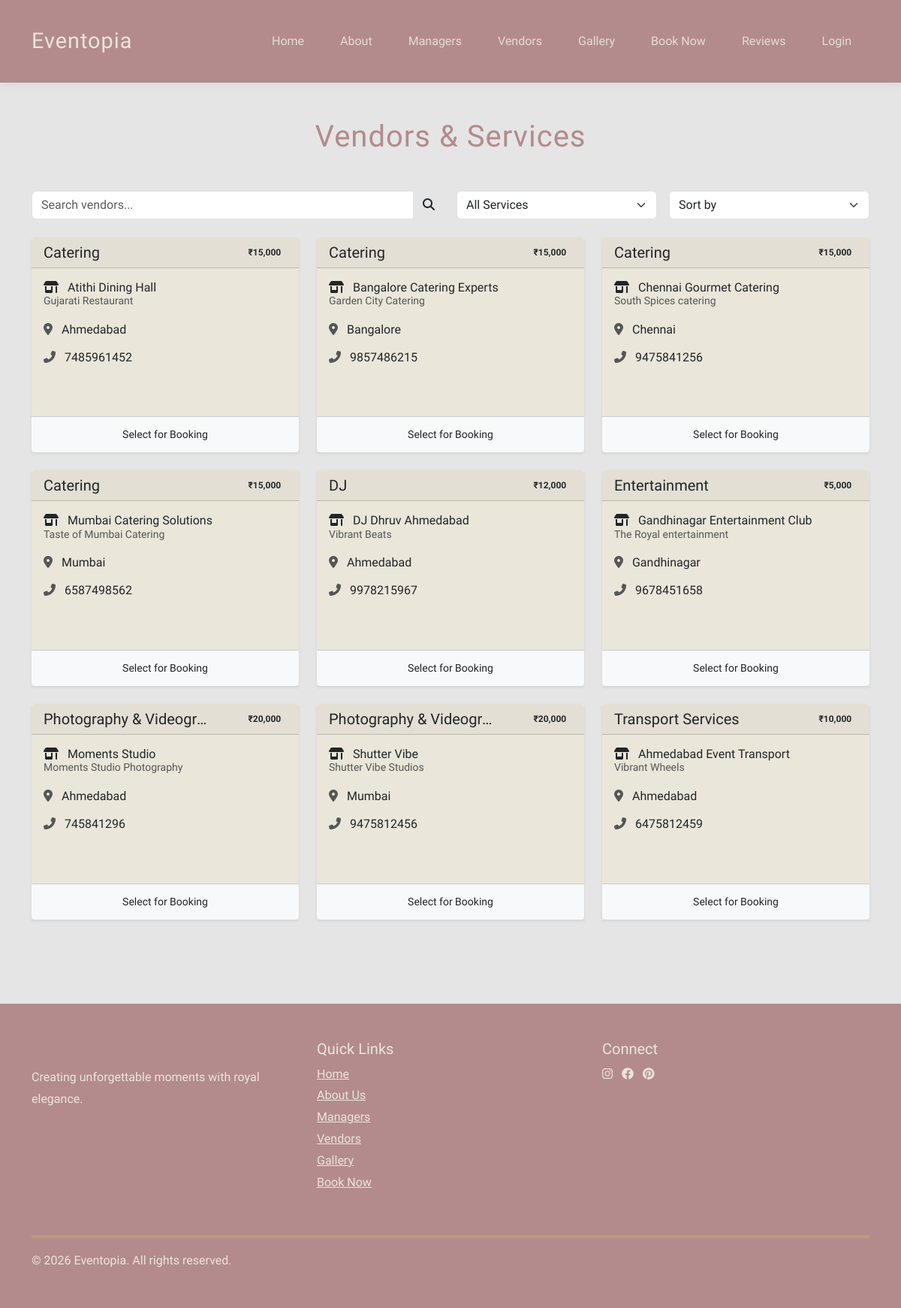
The app's page /event-management/pages/vendor-service.php with its own data.
### tables this page shows
CREATE TABLE `vendorservicedetails` (
  `vs_id` int(5) NOT NULL,
  `vendor_id` int(5) NOT NULL,
  `service_id` int(5) NOT NULL
);

CREATE TABLE `service` (
  `service_id` int(5) NOT NULL,
  `service_name` varchar(30) NOT NULL,
  `amount` int(5) NOT NULL
);

CREATE TABLE `vendor` (
  `vendor_id` int(5) NOT NULL,
  `email` varchar(50) NOT NULL,
  `password` varchar(15) NOT NULL,
  `name` varchar(50) NOT NULL,
  `shop_name` varchar(30) NOT NULL,
  `shop_address` varchar(30) NOT NULL,
  `shop_contact_number` varchar(15) NOT NULL,
  `city_id` int(5) NOT NULL,
  `service_id` int(5) DEFAULT NULL
);

CREATE TABLE `citymaster` (
  `city_id` int(5) NOT NULL,
  `city_name` varchar(30) NOT NULL,
  `state_id` int(5) NOT NULL
);

### event-management/pages/vendor-service.php (the view, shortened to what this page needs)
<?php
require '../includes/config.php';
include '../includes/header.php';
try {
    $vendor_services = $conn->query("
        SELECT
            vs.vs_id,
            v.vendor_id,
            v.name AS vendor_name,
            v.shop_name,
            v.shop_contact_number,
            s.service_id,
            s.service_name,
            s.amount,
            c.city_name
        FROM vendorservicedetails vs
        JOIN vendor v ON vs.vendor_id = v.vendor_id
        JOIN service s ON vs.service_id = s.service_id
        JOIN citymaster c ON v.city_id = c.city_id
        ORDER BY s.service_name, v.name
    ");
} catch (Exception $e) {
    die("Database error: " . $e->getMessage());
}
?>
<div class="container py-5">
    <h1 class="text-center mb-5">Vendors & Services</h1>
    <div class="row mb-4 g-3">
        <div class="col-md-6">
            <div class="input-group">
                <input type="text" id="searchInput" class="form-control" placeholder="Search vendors...">
                <button class="btn btn-burgundy" type="button" id="searchBtn">
                    <i class="fas fa-search"></i>
                </button>
            </div>
        </div>
        <div class="col-md-3">
            <select class="form-select" id="serviceFilter">
                <option value="">All Services</option>
            </select>
        </div>
        <div class="col-md-3">
            <select class="form-select" id="priceSort">
                <option value="">Sort by</option>
            </select>
        </div>
    </div>
    <div class="row g-4" id="vendorContainer">
        <?php while($vs = $vendor_services->fetch_assoc()): ?>
            <div class="col-md-6 col-lg-4 vendor-card"
                 data-service="<?= htmlspecialchars($vs['service_id']) ?>"
                 data-price="<?= htmlspecialchars($vs['amount']) ?>"
                 data-name="<?= htmlspecialchars(strtolower($vs['vendor_name'])) ?>">
                <div class="card h-100 shadow-sm">
                    <div class="card-header bg-burgundy text-beige d-flex justify-content-between align-items-center">
                        <h5 class="mb-0 text-truncate" style="max-width: 70%"><?= htmlspecialchars($vs['service_name']) ?></h5>
                        <span class="badge bg-beige text-dark fw-bold">₹<?= number_format($vs['amount']) ?></span>                    </div>
                    <div class="card-body">
                        <h6 class="text-burgundy mb-3">
                            <i class="fas fa-store-alt me-2"></i>
                            <?= htmlspecialchars($vs['vendor_name']) ?>
                            <?php if(!empty($vs['shop_name'])): ?>
                                <small class="text-muted d-block"><?= htmlspecialchars($vs['shop_name']) ?></small>
                            <?php endif; ?>
                        </h6>
                        <ul class="list-unstyled">
                            <li class="mb-2">
                                <i class="fas fa-map-marker-alt text-muted me-2"></i>
                                <?= htmlspecialchars($vs['city_name']) ?>
                            </li>
                            <li>
                                <i class="fas fa-phone-alt text-muted me-2"></i>
                                <?= htmlspecialchars($vs['shop_contact_number']) ?>
                            </li>
                        </ul>
                    </div>
                    <div class="card-footer bg-light">
                        <a href="booking.php?vs_id=<?= $vs['vs_id'] ?>"
                           class="btn btn-sm btn-burgundy w-100">
                           Select for Booking
                        </a>
                    </div>
                </div>
            </div>
        <?php endwhile; ?>
    </div>
</div>
<?php include '../includes/footer.php'; ?>

### event-management/assets/css/style.css (style rules this page uses)
body { font-family: 'Neuton', serif; background-color: #E5E5E5; color: #4A3F3A; line-height: 1.8; margin: 0; padding: 0; }
h1, h2, h3, h4, .navbar-brand { font-family: 'Marcellus', serif; font-weight: 400; color: #B38B8D; letter-spacing: 1px; }
.card { background-color: #EAE6DA; border: none; border-radius: 0; box-shadow: 0 4px 16px rgba(0, 0, 0, 0.05); transition: transform 0.3s ease; margin-bottom: 2rem; }

### event-management/pages/vendor-service.php (style rules this page uses)
.vendor-card { transition: transform 0.3s, box-shadow 0.3s; }
.card-header h5 { white-space: nowrap; overflow: hidden; text-overflow: ellipsis; }
.badge.bg-beige.text-dark { color: #212529 !important; font-weight: bold; text-shadow: 0 1px 1px rgba(255,255,255,0.5); }

### records on screen
vendorservicedetails: service.service_name "Catering", service.amount "15,000", vendor.name "Atithi Dining Hall", vendor.shop_name "Gujarati Restaurant", citymaster.city_name "Ahmedabad", vendor.shop_contact_number "7485961452"
vendorservicedetails: service.service_name "Catering", service.amount "15,000", vendor.name "Bangalore Catering Experts", vendor.shop_name "Garden City Catering", citymaster.city_name "Bangalore", vendor.shop_contact_number "9857486215"
vendorservicedetails: service.service_name "Catering", service.amount "15,000", vendor.name "Chennai Gourmet Catering", vendor.shop_name "South Spices catering", citymaster.city_name "Chennai", vendor.shop_contact_number "9475841256"
vendorservicedetails: service.service_name "Catering", service.amount "15,000", vendor.name "Mumbai Catering Solutions", vendor.shop_name "Taste of Mumbai Catering", citymaster.city_name "Mumbai", vendor.shop_contact_number "6587498562"
vendorservicedetails: service.service_name "DJ", service.amount "12,000", vendor.name "DJ Dhruv Ahmedabad", vendor.shop_name "Vibrant Beats", citymaster.city_name "Ahmedabad", vendor.shop_contact_number "9978215967"
vendorservicedetails: service.service_name "Entertainment", service.amount "5,000", vendor.name "Gandhinagar Entertainment Club", vendor.shop_name "The Royal entertainment", citymaster.city_name "Gandhinagar", vendor.shop_contact_number "9678451658"
vendorservicedetails: service.service_name "Photography & Videogr…", service.amount "20,000", vendor.name "Moments Studio", vendor.shop_name "Moments Studio Photography", citymaster.city_name "Ahmedabad", vendor.shop_contact_number "745841296"
vendorservicedetails: service.service_name "Photography & Videogr…", service.amount "20,000", vendor.name "Shutter Vibe", vendor.shop_name "Shutter Vibe Studios", citymaster.city_name "Mumbai", vendor.shop_contact_number "9475812456"
vendorservicedetails: service.service_name "Transport Services", service.amount "10,000", vendor.name "Ahmedabad Event Transport", vendor.shop_name "Vibrant Wheels", citymaster.city_name "Ahmedabad", vendor.shop_contact_number "6475812459"
